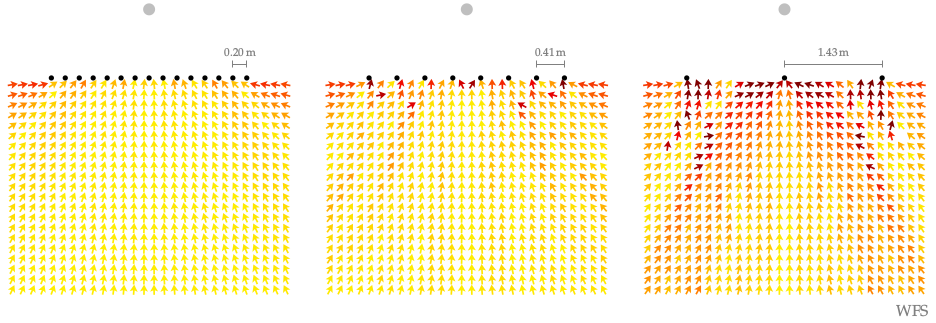

Reproduce this figure in gnuplot.
#!/usr/bin/gnuplot
#
# FIGURE 6.5: Model predictions of the perceived directions for a synthesized
# point source in the audience area. The three different linear secondary
# source distributions were all driven by WFS (2.64).
#
# Explanation of calculated values:
# * the labels printed beside the position rows are the mean absolute
#   localization error, about the corresponding values from the rows. The values
#   were calculated by hand from the result files
# * the label representing the localization blur is the mean standard deviation
#   averaged over all positions and loudspeaker setups; the ones were more than
#   one arrow is printed for one position were excluded from the average
#
# AUTHOR:   Hagen Wierstorf
# SOFTWARE: gnuplot 5.0 patchlevel 3

reset
set macros
set loadpath '../../gnuplot' 'data'

load 'latex.cfg'
load 'localization.cfg'
load 'array.cfg'
load 'noborder.cfg'

set terminal epslatex size 15cm,6.5cm color colortext @small
set output 'fig6_05.tex'

unset key
set size ratio -1

set cbrange [0:40]

set tmargin 0
set bmargin 0
set lmargin 1
set rmargin 1

unset colorbox

arrow_size = 3

# === start plotting =====================================================
set multiplot layout 1,3

# --- 1 data ---
set xrange [-2.1:2.1]
set yrange [-3.3:1.1]
# WFS point source, 15 secondary sources
set arrow 21 from 1.221,0.2 to 1.425,0.2 heads size 0.05,90,0 front ls 101 # mark distance between adjacent loudspeakers
set label 21 '\tiny $0.20$\,m' at 1.323,0.4 front center tc ls 101
plot 'wfs_linear_nls15.txt'             @localization_arrow,\
     'array_nls15_linear.txt'           @array_active w p,\
     set_point_source(0,1)              @point_source

# --- 2 data ---
# WFS point source, 8 secondary sources
set arrow 21 from 1.018,0.2 to 1.425,0.2
set label 21 '\tiny $0.41$\,m' at 1.222,0.4
plot 'wfs_linear_nls8.txt'              @localization_arrow,\
     'array_nls8_linear.txt'            @array_active w p,\
     set_point_source(0,1)              @point_source

# --- 3 data ---
# WFS point source, 3 secondary sources
set label 1 '\ft \acs{WFS}' at 2.1,-3.4 right front tc ls 101
set arrow 21 from 0,0.2 to 1.425,0.2
set label 21 '\tiny $1.43$\,m' at 0.713,0.4
plot 'wfs_linear_nls3.txt'              @localization_arrow,\
     'array_nls3_linear.txt'            @array_active w p,\
     set_point_source(0,1)              @point_source

unset multiplot

call 'plot.plt' 'fig6_05'
